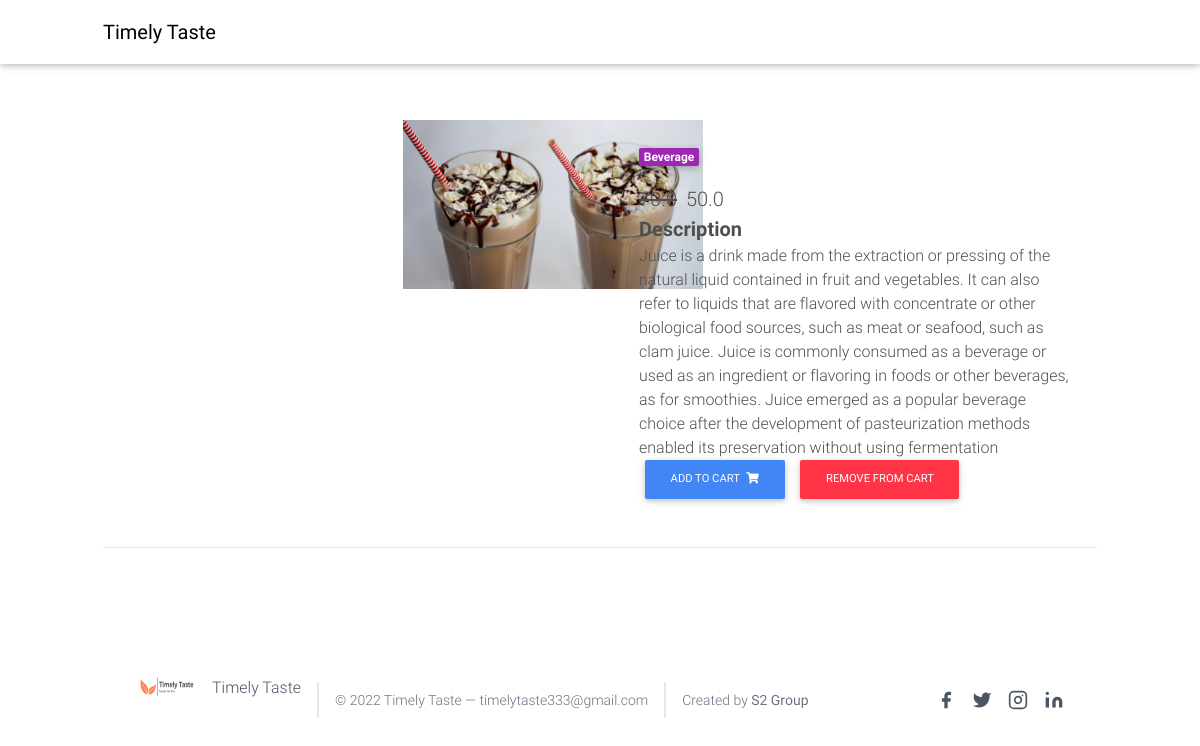
/product/test-product2 (signed in), run on the app's committed database.
### home/models.py (models this page shows, shortened)
class Item(models.Model):
    title = models.CharField(max_length=100)
    price = models.FloatField()
    discount_price=models.FloatField(blank=True,null=True)
    category = models.CharField(choices=CATEGORY_CHOICES,max_length=2,null=True)
    label = models.CharField(choices=LABEL_CHOICES,max_length=10,null=True)
    description = models.TextField(null=True,blank=True)
    image = models.ImageField(null=True,blank=True)
    slug = models.SlugField()
    def get_add_to_cart_url(self):
        return reverse("home:add_to_cart",kwargs={
            'slug':self.slug
        })
    def get_remove_from_cart_url(self):
        return reverse("home:remove_from_cart",kwargs={
            'slug':self.slug
        })

### home/views.py (the view)
# urls.py: path('product/<slug>',views.product,name="product"),
@login_required(login_url="/")
def product(request,slug):
    context = {
        'items':Item.objects.all(),
        'slugs':Item.objects.get(slug=slug)
    }
    return render(request,"product.html",context)

### home/templatetags/cart_template_tags.py (called while the page is built)
@register.filter
def cart_item_count(user):
    if user.is_authenticated:
        qs = Order.objects.filter(user=user,ordered=False)
        if qs.exists():
            return qs[0].items.count()
    return 0

### templates/product.html (shortened to what this page needs)
{% load static %}
{% load cart_template_tags %}
<!DOCTYPE html>
<html lang="en">
<head>
  <script src="https://cdn.tailwindcss.com"></script>
  <link rel="stylesheet" href="https://use.fontawesome.com/releases/v5.11.2/css/all.css">
  <link href="{% static 'css/bootstrap.min.css' %}" rel="stylesheet">
  <link href="{% static 'css/mdb.min.css' %}" rel="stylesheet">
  <link href="{% static 'css/style.min.css' %}" rel="stylesheet">
</head>
<body>
  {% include 'navbar.html' %}
  <main class="mt-5 pt-4">
    <div class="container dark-grey-text mt-5">
      <div class="row wow fadeIn">
        <div class="col-md-6 mb-4">
          <img src="/static/{{slugs.image}}" class="img-fluid" alt="" height="300px" width="300px" style="position: relative; left:300px;">
        </div>
        <div class="col-md-6 mb-4">
          <div class="p-4">
            <div class="mb-3">
              <a href="">
                <span class="badge purple mr-1">{{slugs.get_category_display}}</span>
              </a>
            </div>
            <p class="lead">
                {% if slugs.discount_price %}
                <span class="mr-1">
                  <del>{{slugs.price}}</del>
                </span>
              <span>
                {{slugs.discount_price}}
              </span>
              {% endif %}
            </p>
            <p class="lead font-weight-bold">Description</p>
            <p>{{slugs.description}}</p>
            <a href ="{{slugs.get_add_to_cart_url}}" class="btn btn-primary btn-md my-0 p">Add to cart
              <i class="fas fa-shopping-cart ml-1"></i>
            </a>
            <a href ="{{slugs.get_remove_from_cart_url}}" class="btn btn-danger btn-md my-0 p">Remove from cart
            </a>
          </div>
        </div>
      </div>
      <hr>
  </main>
<br>
<br>
  <footer class="text-gray-600 body-font" style="padding:30px;">
    <div class="container px-5 py-8 mx-auto flex items-center sm:flex-row flex-col">
      <a class="flex title-font font-medium items-center md:justify-start justify-center text-gray-900">
        <img style="height:30px; width:60px;" src="/static/mainlogo.png">
        <span class="ml-3 text-xl"><a href="/index.html"> Timely Taste</a></span>
      </a>
      <p class="text-sm text-gray-500 sm:ml-4 sm:pl-4 sm:border-l-2 sm:border-gray-200 sm:py-2 sm:mt-0 mt-4">© 2022 Timely Taste —
        timelytaste333@gmail.com
      </p>
      <br>
      <p class="text-sm text-gray-500 sm:ml-4 sm:pl-4 sm:border-l-2 sm:border-gray-200 sm:py-2 sm:mt-0 mt-4">Created by <b>  S2 Group </b>
      </p>
      <span class="inline-flex sm:ml-auto sm:mt-0 mt-4 justify-center sm:justify-start">
        <a class="text-gray-500">
          <svg fill="currentColor" stroke-linecap="round" stroke-linejoin="round" stroke-width="2" class="w-5 h-5" viewBox="0 0 24 24">
            <path d="M18 2h-3a5 5 0 00-5 5v3H7v4h3v8h4v-8h3l1-4h-4V7a1 1 0 011-1h3z"></path>
          </svg>
        </a>
        <a class="ml-3 text-gray-500">
          <svg fill="currentColor" stroke-linecap="round" stroke-linejoin="round" stroke-width="2" class="w-5 h-5" viewBox="0 0 24 24">
            <path d="M23 3a10.9 10.9 0 01-3.14 1.53 4.48 4.48 0 00-7.86 3v1A10.66 10.66 0 013 4s-4 9 5 13a11.64 11.64 0 01-7 2c9 5 20 0 20-11.5a4.5 4.5 0 00-.08-.83A7.72 7.72 0 0023 3z"></path>
          </svg>
        </a>
        <a class="ml-3 text-gray-500">
          <svg fill="none" stroke="currentColor" stroke-linecap="round" stroke-linejoin="round" stroke-width="2" class="w-5 h-5" viewBox="0 0 24 24">
            <rect width="20" height="20" x="2" y="2" rx="5" ry="5"></rect>
            <path d="M16 11.37A4 4 0 1112.63 8 4 4 0 0116 11.37zm1.5-4.87h.01"></path>
          </svg>
        </a>
        <a class="ml-3 text-gray-500">
          <svg fill="currentColor" stroke="currentColor" stroke-linecap="round" stroke-linejoin="round" stroke-width="0" class="w-5 h-5" viewBox="0 0 24 24">
            <path stroke="none" d="M16 8a6 6 0 016 6v7h-4v-7a2 2 0 00-2-2 2 2 0 00-2 2v7h-4v-7a6 6 0 016-6zM2 9h4v12H2z"></path>
            <circle cx="4" cy="4" r="2" stroke="none"></circle>
          </svg>
        </a>
      </span>
    </div>
  </footer>
</body>
</html>

### data on the page
Item: image (picture), category "Beverage", price "70.0", discount_price "50.0", description "Juice is a drink made from the extraction or pressing of the natural liquid contained in fruit and vegetables. It can also refer to liquids that are flavored with concentrate or other biological food sources, such as meat or seafood, such as clam juice. Juice is commonly consumed as a beverage or used as an ingredient or flavoring in foods or other beverages, as for smoothies. Juice emerged as a popular beverage choice after the development of pasteurization methods enabled its preservation without using fermentation"
